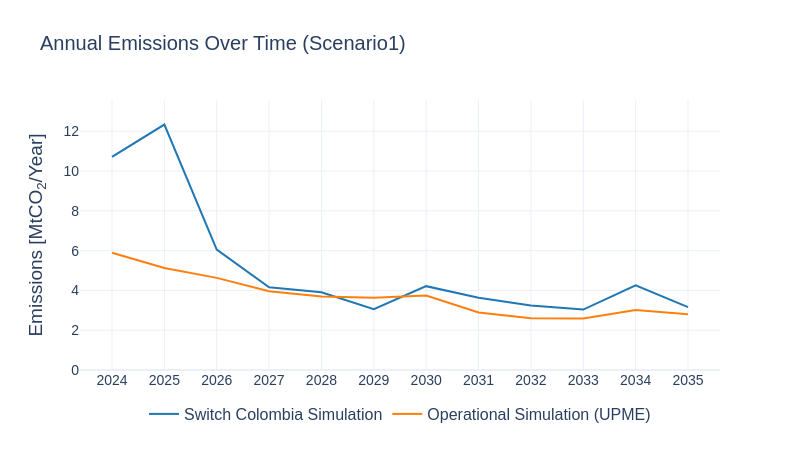

Write notebook code for a chart like this one.
### Code cell
sw.scenarios.annual_emissions_combined(
    dataframes=[em_sw, em_upme],
    x_axis='PERIOD',
    y_axis='AnnualEmissions_MtCO2_per_yr',
    labels=['Switch Colombia Simulation', 'Operational Simulation (UPME)'],
    colors=['#1f77b4', '#ff7f0e'],
    folder=scenario_name,
    title=scenario_name
)
#em_sw = em_sw[['PERIOD','AnnualEmissions_MtCO2_per_yr']]
#em_sw.to_csv('./13_switch.csv')
#em_upme = em_upme[['PERIOD','AnnualEmissions_MtCO2_per_yr']]
#em_upme.to_csv('./13_upme.csv')

### Figure 1 — Plotly figure (JSON) as saved in the notebook; plotly's stock layout.template omitted (floating-point values rounded to 4 significant figures)
{"data": [{"line": {"color": "#1f77b4"}, "mode": "lines+text", "name": "Switch Colombia Simulation", "type": "scatter", "x": [2024, 2025, 2026, 2027, 2028, 2029, 2030, 2031, 2032, 2033, 2034, 2035], "y": [10.71, 12.34, 6.049, 4.156, 3.909, 3.053, 4.214, 3.634, 3.239, 3.036, 4.255, 3.16]}, {"line": {"color": "#ff7f0e"}, "mode": "lines+text", "name": "Operational Simulation (UPME)", "type": "scatter", "x": [2024, 2025, 2026, 2027, 2028, 2029, 2030, 2031, 2032, 2033, 2034, 2035], "y": [5.89, 5.13, 4.63, 3.96, 3.7, 3.63, 3.74, 2.89, 2.6, 2.59, 3.01, 2.8]}], "layout": {"font": {"family": "Arial", "size": 16}, "height": 450, "legend": {"orientation": "h", "x": 0.5, "xanchor": "center", "y": -0.1}, "showlegend": true, "title": {"font": {"family": "Arial", "size": 20}, "text": "Annual Emissions Over Time (Scenario1)"}, "width": 800, "xaxis": {"tickfont": {"family": "Arial", "size": 14}, "tickvals": [2024, 2025, 2026, 2027, 2028, 2029, 2030, 2031, 2032, 2033, 2034, 2035], "title": {"text": ""}}, "yaxis": {"range": [0, 13.57], "tickfont": {"family": "Arial", "size": 14}, "title": {"text": "Emissions [MtCO<sub>2</sub>/Year]"}}}}
